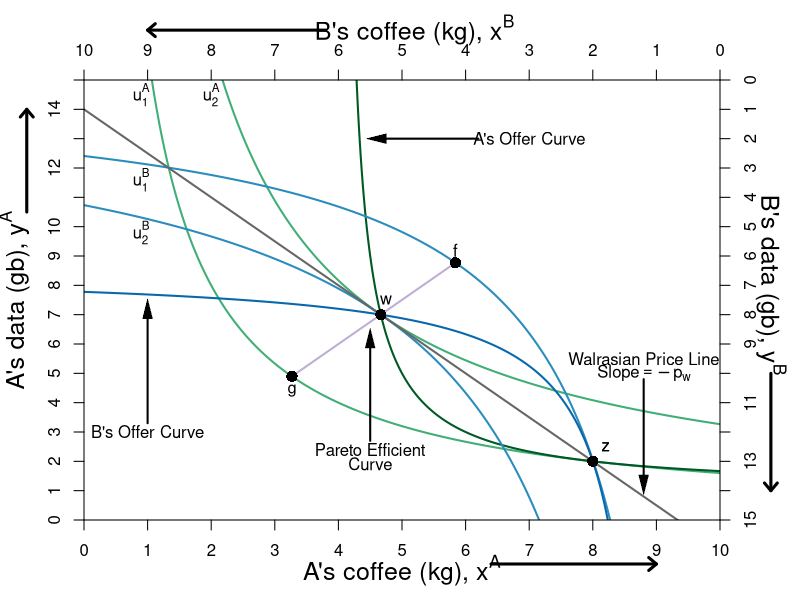

Recreate this plot in R.
#require(ggplot2)
require(shape)
pdf(file = "property/property_walras1.pdf", width = 9, height = 7)

#Set parameters for graphics
axislabelsize <- 1.5
graphlinewidth <- 2

COL <- c("#7fc97f", "#beaed4", "#fdc086", "#ffff99", "#386cb0", "#f0027f", "#bf5b17", "#666666")
COLA <- c("#99d8c9","#66c2a4","#41ae76", "#238b45", "#005824")
COLB <- c("#4eb3d3", "#2b8cbe", "#0868ac","#084081")


indiffcurveA1 <- function(x, U = 4, A = 1, a = 0.5) {
  ((((U-2)/A)*(1/x)^a)^(1/(1-a)))
}

indiffcurveA2 <- function(x, U = 4, A = 1, a = 0.5) {
  (((U/A)*(1/x)^a)^(1/(1-a)))
}

indiffcurveA3 <- function(x, U = 5.715476, A = 1, a = 0.5) {
  (((U/A)*(1/x)^a)^(1/(1-a)))
}

indiffcurveA4 <- function(x, U = 6.984164, A = 1, a = 0.5) {
  ((((U)/A)*(1/x)^a)^(1/(1-a)))
}

paretoEC <- function(x) {
  (3/2)*x
}

OfferCurveA <- function(x) {
  x/(x  - 4)
}

mrsplot <- function(x) {
  (13/2)*(x/(9-x)^2)
}

OfferCurveB <- function(x) {
  15 - (13/2)*(10 - x)/(9 - x)
}

WalrasPrice <- function(x) {
  14 - (3/2)*x
}

#Deriving the offer curves: let py = 1
#wA = 8px + 2py = 8px + 2; Demand: x = w/2px => x = 4 + 1/px => px = 1/(x - 4)
#Offer curve is y = px*x => (1/(x-4))*x = x/(x-4) defined for x neq 4
#wA = 2px + 13py = 2px + 13; Demand: x = w/2px => x = 1 + 13/2px => px = 13/2(x - 1)
#B's Offer curve is y = px*x => (13/2)(1/(x-1))*x = (13/2)(x/(x-1)
#Therefore in terms of yA and xA:
#15 - y = (13/2)*(10 - x)/(10 - x - 1)
#Therefore y = 15 - (13/2)*(10-x)/(9 - x) defined for x neq 9
#The tangency of the indifference curve and the offer curve gives mrsplot
#Where mrsplot equals that offer curve, we get x = (3/17)*(51 - sqrt(221)) = 6.376576; 
#So y = 6.022321; therefore u = (6.376576^0.5)*(6.022321^0.5)

indiffcurveBneg1 <- function(x, U = 5.09, A = 1, a = 0.5) {
  15 - (((U/A)*(1/(10 - x))^a)^(1/(1-a)))
}

indiffcurveBneg2 <- function(x, U = 6.531973, A = 1, a = 0.5) {
  15 - (((U/A)*(1/(10 - x))^a)^(1/(1-a)))
}

#Aisha happens to have found 8 apples and 2 oranges, 
#and Betty happens to have found 2 apples and 13 oranges. 
#Aisha's utility (8^0.5)*(2^0.5) = 4
#Betty's utility (2^0.5)*(13^0.5) = 5.09



par(mar =  c(4, 4.2, 4, 4))
xlims <- c(0, 10)
ylims <- c(0, 15)
xlims2 <- c(10, 0)
ylims2 <- c(15, 0)

plot(0, 0, xlim = xlims, ylim = ylims, type = "n",
     xlab = expression(paste("A's coffee (kg), ", x^A)),
     ylab = expression(paste("A's data (gb), ", y^A)), 
     line = 2.5,
     xaxt = "n", 
     yaxt = "n", 
     cex.lab = axislabelsize, 
     bty = "n",
     xaxs="i", 
     yaxs="i")


npts <- 500 
npts2 <- 501

#Specify the sequences of points for graphing. 
xx1 <- seq(xlims[1], xlims[2], length.out = npts)
yy1 <- indiffcurveA2(xx1, U = 4, A = 1, a = 0.5)
yy2 <- indiffcurveA2(xx1)

#Polygon Attempt
#polygon(x = c(1.34, 6, 8, 10 - 6.73), y = c(12, 9, 2, 15 - 10.1), col="powderblue", density=NULL, border = NA)

#I need something like xx1 with npts for 
#xpoly1 <- seq(from = 1.34, to = 8, length.out = 500)
#ypoly1 <- indiffcurveA2(xpoly1, U = 4, A = 1, a = 0.5)
#ypoly2 <- indiffcurveBneg(xpoly1, U = 5.09, A = 1, a = 0.5)
#polygon(x = c(xpoly1, rev(xpoly1)), y = c(ypoly1, rev(ypoly2)), col=COL[3], density=NULL, border = NA)
xx2 <- seq(4, xlims[2], length.out = npts)
xx3 <- seq(xlims[1], 9, length.out = npts)

#Draw the lines for the graphs
#lines(xx1, indiffcurveA1(xx1), col = COLA[3], lwd = graphlinewidth)
lines(xx1, indiffcurveA2(xx1), col = COLA[3], lwd = graphlinewidth)
lines(xx1, indiffcurveA3(xx1), col = COLA[3], lwd = graphlinewidth)
#lines(xx1, indiffcurveA4(xx1), col = COLA[3], lwd = graphlinewidth)
#lines(xx1, paretoEC(xx1), col = COL[2], lwd = graphlinewidth)
lines(xx2, OfferCurveA(xx2), col = COLA[5], lwd = graphlinewidth)

#lines(xx1, mrsplot(xx1), col = COL[1], lwd = graphlinewidth)
lines(xx1, indiffcurveBneg1(xx1), col = COLB[2], lwd = graphlinewidth)
lines(xx1, indiffcurveBneg2(xx1), col = COLB[2], lwd = graphlinewidth)

lines(xx3, OfferCurveB(xx3), col = COLB[3], lwd = graphlinewidth)
lines(xx1, WalrasPrice(xx1), col = COL[8], lwd = graphlinewidth)

#Customize ticks and labels for the plot
ticksy <- seq(from = 0, to = 15, by = 1)
ylabels <- seq(from = 0, to = 15, by = 1)
ticksx <- seq(from = 0, to = 10, by = 1)
xlabels <- seq(from = 0, to = 10, by = 1)
axis(1, at = ticksx, pos = 0, labels = xlabels)
axis(2, at = ticksy, pos = 0, labels = ylabels, las = 0)

#Add arrows:
arrows(-0.9, 10.5, -0.9, 14, xpd = TRUE, length = 0.1, angle = 40, lwd = 3)
arrows(6.4, -1.5, 9, -1.5, xpd = TRUE, length = 0.1, angle = 40, lwd = 3)

#Annotation of the three graphs and the NE
text(0.9, 14.5, expression(u[1]^A))
text(2, 14.5, expression(u[2]^A))

#Perhaps useful point to label the unused intersection of the participation constraints
#points(1.34, 12, pch = 16, col = "black", cex = 1.5)

#Pareto efficiency curve
segments(3.27, 4.9, 5.84, 8.77, lty = 1, lwd = graphlinewidth, col = COL[2])
text(4.5, 2.4, expression("Pareto Efficient"))
text(4.5, 1.9, expression("Curve"))
Arrows(4.5, 2.7, 4.5, 6.2, col = "black", lty = 1, lwd = 2, arr.type = "triangle", arr.lwd = 0.5)

#Label B's offer curve
text(1, 3, expression("B's Offer Curve"))
Arrows(1, 3.3, 1, 7.2, col = "black", lty = 1, lwd = 2, arr.type = "triangle", arr.lwd = 0.5)

# Price Line
text(7, 13, expression(paste("A's Offer Curve")))
Arrows(6.2, 13, 4.6, 13, col = "black", lty = 1, lwd = 2, arr.type = "triangle", arr.lwd = 0.5)


#Walrasian Price Line
text(8.8, 5.5, expression(paste("Walrasian Price Line")))
text(8.8, 5, expression(paste("Slope", phantom()==-p[w])))
Arrows(8.8, 4.8, 8.8, 1.2, col = "black", lty = 1, lwd = 2, arr.type = "triangle", arr.lwd = 0.5)


#Add a point for the initial endowment
points(14/3, 7, pch = 16, col = "black", cex = 1.5)
text(4.75, 7.5, expression(w))

#Set up second axes and labels

par(new = TRUE)

#Use the same x and ylims as previously, but with locations switched
xlims2 <- c(10, 0)
ylims2 <- c(15, 0)

#Leave the ylab and xlab blank to ensure no axes titles
plot(0, 0, xlim = xlims2, ylim = ylims2, type = "n",
     xlab = expression(paste("")),
     ylab = expression(paste("")),
     xaxt = "n", 
     yaxt = "n", 
     cex.lab = 1.3, 
     bty = "n",
     xaxs="i", 
     yaxs="i")

#Set up axes at sides 3 and 4 (top and right)
axis(side = 3, at = ticksx, pos = 0, labels = xlabels)
axis(side = 4, at = ticksy, pos = 0, labels = ylabels, las = 0)
#mtext(expression(paste("B's coffee (kg), ", x^B)), side=3, line = 2.5, cex = axislabelsize)
text(4.8, -1.7, expression(paste("B's coffee (kg), ", x^B)), xpd = TRUE, cex = axislabelsize) 
text(-0.8, 7, expression(paste("B's data (gb), ", y^B)), xpd = TRUE, cex = axislabelsize, srt = 270) 

#Add arrows:
arrows(-0.8, 10, -0.8, 14, xpd = TRUE, length=0.1,angle=40,lwd=3)
arrows(6.2, -1.7, 9, -1.7, xpd = TRUE, length=0.1,angle=40,lwd=3)


#Functions for B's indifference curves
indiffcurveB1 <- function(x, U = 5.09, A = 1, a = 0.5) {
  ((((U-2)/A)*(1/x)^a)^(1/(1-a)))
}

indiffcurveB2 <- function(x, U = 5.09, A = 1, a = 0.5) {
  (((U/A)*(1/x)^a)^(1/(1-a)))
}

indiffcurveB3 <- function(x, U = 5.703502, A = 1, a = 0.5) {
  ((((U)/A)*(1/x)^a)^(1/(1-a)))
}

indiffcurveB4 <- function(x, U = 8.244574, A = 1, a = 0.5) {
  ((((U)/A)*(1/x)^a)^(1/(1-a)))
}




#lines(xx1, indiffcurveB1(xx1), col = COLB[3], lwd = graphlinewidth)
#lines(xx1, indiffcurveB2(xx1), col = COLB[3], lwd = graphlinewidth)
#lines(xx1, indiffcurveB3(xx1), col = COLB[3], lwd = graphlinewidth)
#lines(xx1, indiffcurveB4(xx1), col = COLB[3], lwd = graphlinewidth)

#Label B's indifference curves
text(9.1, 3.4, expression(u[1]^B))
text(9.1, 5.2, expression(u[2]^B))
#text(9.1, 4.6, expression(u[3]^B))
#text(9.1, 8.2, expression(u[4]^B))

#Add a point for the initial endowment
points(2, 13, pch = 16, col = "black", cex = 1.5)
text(1.8, 12.5, expression(z))




#Label a point on the middle of the curve
#points(5, 7.5, pch = 16, col = "black", cex = 1.5)
#text(5, 7, expression(i))

#(5^0.5)*(7.5^0.5) = 6.123724

#Add point for comparison to participation constraint
#points(6.2, 1.55, pch = 16, col = "black", cex = 1.5)
#text(6.1, 1.2, expression(d))


#Calculate TIOLI power allocation for B
#mrs(x,y) => pareto efficient curve is (3/2)x = y
#A's initital utility is 4 = u(8,2) = (8^0.5)*(2^0.5)
#Therefore substitute in the contract curve u_e^A = 4 = (x^A)^(0.5)(3/2*x^A)^0.5
# => x^A = 4/((3/2)^0.5) = 3.27 => x^B = 6.73
# => y^A = 3/2(x^A) = 4.9 => y^B = 10.1

#Add point g for B's TIOLI power
points(6.73, 10.1, pch = 16, col = "black", cex = 1.5)
text(6.73, 10.6, expression(g))

#Calculate TIOLI power allocation for A
#mrs(x,y) => pareto efficient curve is (3/2)x = y
#A's initital utility is 4 = u(8,2) = (8^0.5)*(2^0.5)
#Therefore substitute in the contract curve u_e^A = 4 = (x^A)^(0.5)(3/2*x^A)^0.5
# => x^B = 5.09/((3/2)^0.5) = 4.16 => x^A = 5.84
# => y^B = 3/2(x^B) = 6.23 => y^A = 8.77 
#=> u^A = (5.84^0.5)*(8.77^0.5) = 7.156591
#Add point f for A's TIOLI power
points(4.16, 6.23, pch = 16, col = "black", cex = 1.5)
text(4.16, 5.8, expression(f))


#Annotating B's endowment
text(1.8, 12.5, expression(z))

#Annotating a point that is a Pareto improvement over e.
#points(3.623424, 8.977679, pch = 16, col = "black", cex = 1.5)
#text(3.623424, 8.4, expression(h))
#(2.94^0.5)*(12.76^0.5)

#Label Pareto Improving Lens
#text(7, 5, expression(paste("Pareto-Improving Lens")))

dev.off()
